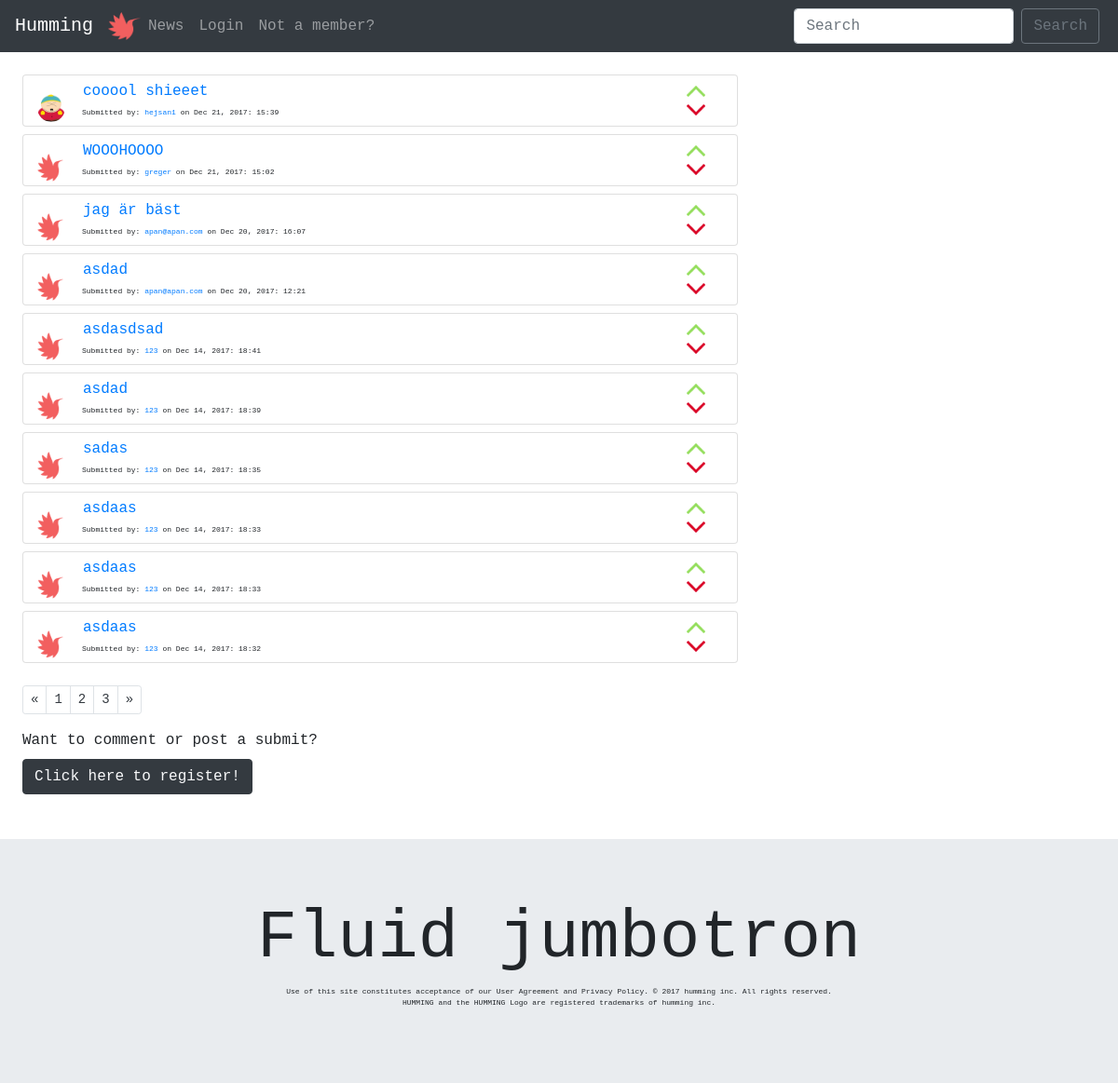
Before: / with the older database file.
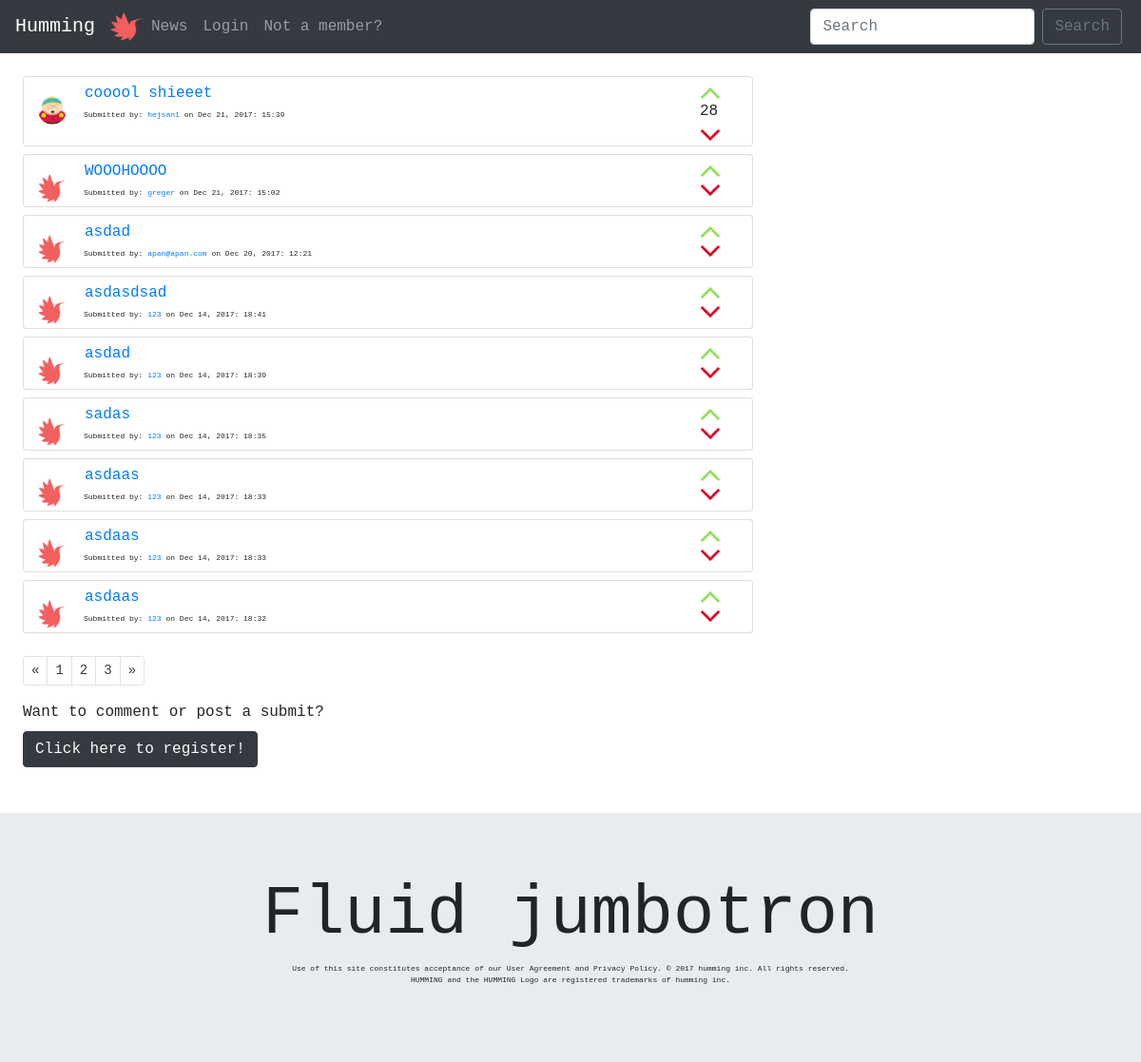
After: the same page with the newer database file.
### tables this page shows
CREATE TABLE "posts" (
	`title`	TEXT NOT NULL,
	`description`	TEXT NOT NULL,
	`url`	TEXT,
	`postID`	INTEGER NOT NULL PRIMARY KEY AUTOINCREMENT UNIQUE,
	`postdate`	INTEGER,
	`userID`	INTEGER
);

CREATE TABLE "users" (
	`userID`	INTEGER PRIMARY KEY AUTOINCREMENT,
	`username`	VARCHAR NOT NULL UNIQUE,
	`email`	VARCHAR NOT NULL UNIQUE,
	`password`	VARCHAR NOT NULL,
	`bio`	VARCHAR,
	`picture`	VARCHAR
);

### index.php (called while the page is built)
<?php require __DIR__.'/viewings/header.php'; ?>
<?php require __DIR__.'/forum.php'; ?>
<?php require __DIR__.'/viewings/footer.php'; ?>

### php/functions.php (called while the page is built, shortened)
<?php
function posts($pdo) {
  $allPosts = "SELECT *
               FROM posts
               LEFT JOIN users
               ON posts.userID=users.userID
               ORDER BY postID DESC";
  $statement = $pdo->prepare($allPosts);
  $statement->execute();
  $resultPosts = $statement->fetchAll(PDO::FETCH_ASSOC);
  return $resultPosts;
}
function voteSum($pdo, $postID) {
  $voteSum =  "SELECT sum(voteDir)
               AS score
               FROM votes
               WHERE postID= :postID";
$statement = $pdo->prepare($voteSum);
$statement->bindParam(':postID', $postID, PDO::PARAM_INT);
$statement->execute();
$resultvoteSum = $statement->fetch(PDO::FETCH_ASSOC);
return $resultvoteSum;
}

### forum.php (the view, shortened to what this page needs)
<div class="m-4">
  <?php $submits = posts($pdo) ?>
  <?php foreach($submits as $submit => $value):?>
    <div class="card col-sm-8 mt-2">
      <div class="card-body pl-0 pt-1 pb-1">
        <div class="d-flex flex-column float-right">
            <button class="btn btn-link p-0 upvote" type="button" name="upvote" data-dir="1" value="<?php echo $value['postID'] ?>">
              <img class="upvote" src="images/upvote.png" alt="">
            </button>
            <?php $voteSum = voteSum($pdo, $value['postID'])?>
              <p class="voteSum m-0 p-0"> <?php echo $voteSum['score'] ?> </p>
            <button class="btn btn-link p-0 downvote" type="button" name="downvote" data-dir="-1" value="<?php echo $value['postID'] ?>">
              <img class="downvote" src="images/downvote.png" alt="">
            </button>
        </div>
        <a href="/php/allProfiles.php?id=<?php echo $value['userID']?>">
          <img class="float-left profilePicSubs mt-3 mr-3 " src=" <?php if(isset($value['picture'])): ?>
          <?php echo "../profileImages/".$value['picture']; ?>
          <?php else: echo "../profileImages/hummingLogo.png"; ?>
          <?php endif; ?>" alt="">
        </a>
        <blockquote class="blockquote mb-0 ml-4 pl-4 ">
            <form action="/commentsform.php" method="GET">
              <button class="btn btn-link m-0 p-0 pb-1 " type="submit" name="id" value="<?php echo $value['postID'] ?>">
                <a href="/commentsform.php"><p class="m-0"><?php echo $value['title'];?></p></a>
              </button>
            </form>
          <p class="mb-0 smallfont">
              Submitted by: <a href="/php/allProfiles.php?id=<?php echo $value['userID']?>"><?php echo $value['username']?></a> on <?php echo $value['postdate'] ?>
          </p>
        </blockquote>
        </div>
      </div>
    <?php endforeach; ?>
    <nav>
      <ul class="pagination pagination-sm pt-4">
        <li class="page-item">
          <a class="page-link text-dark" href="#" aria-label="Previous">
            <span aria-hidden="true">&laquo;</span>
          </a>
        </li>
        <li class="page-item"><a class="page-link text-dark" href="#">1</a></li>
        <li class="page-item"><a class="page-link text-dark" href="#">2</a></li>
        <li class="page-item"><a class="page-link text-dark" href="#">3</a></li>
        <li class="page-item">
          <a class="page-link text-dark" href="#" aria-label="Next">
            <span aria-hidden="true">&raquo;</span>
          </a>
        </li>
      </ul>
    </nav>
    <?php if (!isset($_SESSION['users'])): ?>
      <label>Want to comment or post a submit?</label><br>
      <button class="btn btn-dark text-light">
        <a href="/registerform.php"><p class="m-0 text-light">Click here to register!</p></a>
      </button>
    <?php endif; ?>
  </div>

### viewings/header.php (shortened to what this page needs)
<!DOCTYPE html>
<html lang="en">
<head>
  <link rel="stylesheet" href="../style/main.css">
  <link rel="stylesheet" href="https://maxcdn.bootstrapcdn.com/bootstrap/4.0.0-beta.2/css/bootstrap.min.css">
</head>
<body>
  <?php require __DIR__.'/navigation.php'; ?>

### viewings/navigation.php (shortened to what this page needs)
<nav class="navbar navbar-expand-lg navbar-dark bg-dark">
  <a class="navbar-brand" href="/index.php">Humming</a>
  <img src="../images/hummingLogo.png" width="35" height="30" class="d-inline-block align-top" alt="">
  <div class="collapse navbar-collapse" id="navbarSupportedContent">
    <ul class="navbar-nav ml-auto w-100 justify-content-start">
      <li class="nav-item">
        <a class="nav-link" href="/news.php">News<span class="sr-only">(current)</span></a>
      </li>
    <?php if (!isset($_SESSION['users'])):?>
      <li class="nav-item">
        <a href="../loginform.php" class="nav-link">Login</a>
      </li>
    <?php endif; ?>
    <?php if (!isset($_SESSION['users'])):?>
      <li class="nav-item pull-right">
        <a class="nav-link" href="/registerform.php">Not a member?</a>
      </li>
    <?php endif; ?>
  </ul>
    <ul class="nav navbar-nav ml-auto w-100 mr-1 justify-content-end">
  <form class="form-inline my-2 my-lg-0">
    <input class="form-control mr-sm-2" type="search" placeholder="Search" aria-label="Search">
    <button class="btn btn-outline-secondary my-2 my-sm-0" type="submit">Search</button>
  </form>
</ul>
</div>
</nav>

### viewings/footer.php (shortened to what this page needs)
<div class="jumbotron jumbotron-fluid mt-5 mb-0">
  <div class="container">
    <h1 class="display-3 text-center">Fluid jumbotron</h1>
    <p class="smallfont text-center">Use of this site constitutes acceptance of our User Agreement and Privacy Policy. © 2017 humming inc. All rights reserved.<br>
                                HUMMING and the HUMMING Logo are registered trademarks of humming inc.</p>
  </div>
</div>
</body>
</html>

### style/main.css (style rules this page uses)
* { font-family: monospace; }
.smallfont { font-size: 8px; }
.profilePicSubs { border-radius: 100px; height: 30px; width: 30px; }
.upvote { height: 20px; width: 20px; }
.downvote { height: 20px; width: 20px; }

Changed rows visible on the page:
removed posts: $value['postID'] 9 (drawn), title "jag är bäst", userID.username "apan@apan.com", postdate "Dec 20, 2017: 16:07"
shown differently, row unchanged: posts "cooool shieeet": score (not shown) → "28"
